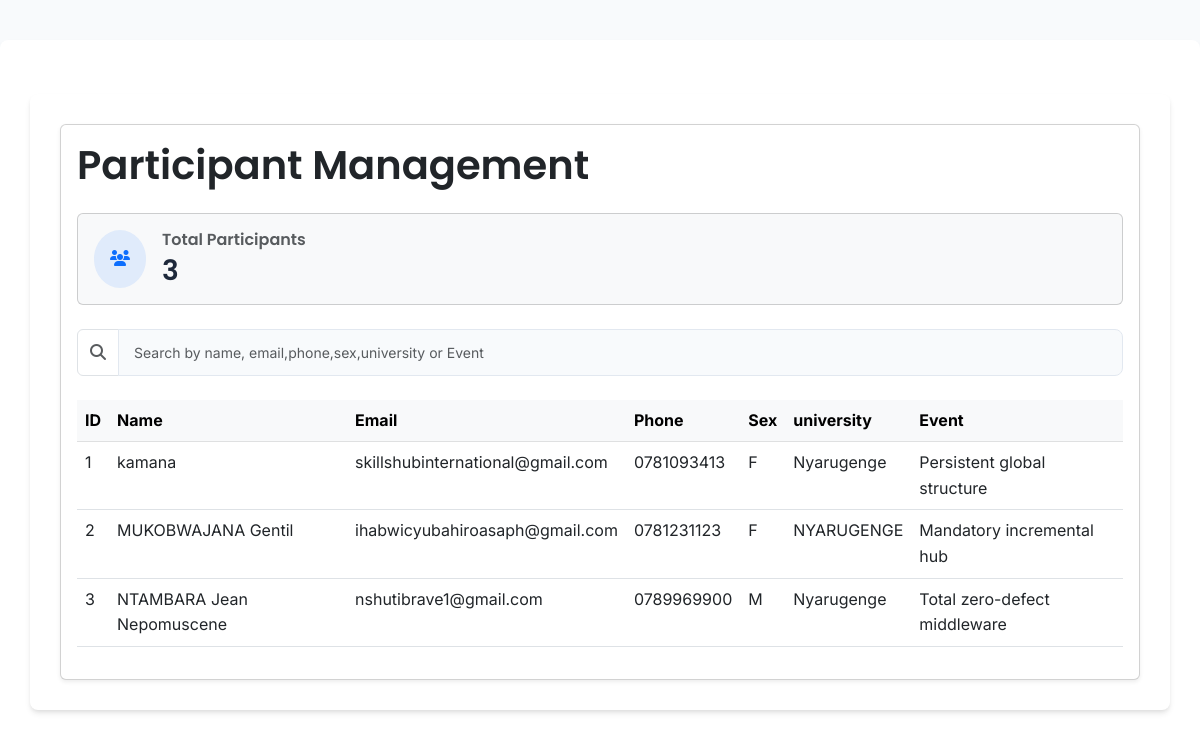
Page /participants/ on the committed database.
### event_app/models.py (models this page shows, shortened)
class Participant_management(models.Model):
    UNIVERSITY_CHOICES = [
        ('University of Rwanda', 'University of Rwanda'),
        ('Kigali Independent University (ULK)', 'Kigali Independent University (ULK)'),
        ('Adventist University of Central Africa (AUCA)', 'Adventist University of Central Africa (AUCA)'),
        ('Kigali Health Institute', 'Kigali Health Institute'),
        ('INES Ruhengeri', 'INES Ruhengeri'),
        ('Other', 'Other'),
    ]
    user = models.OneToOneField(User, on_delete=models.CASCADE, null=True, blank=True)
    name = models.CharField(max_length=150)
    email = models.EmailField()
    phone_number = models.CharField(max_length=20)
    sex = models.CharField(max_length=1)
    university = models.CharField(
        max_length=100,
        choices=UNIVERSITY_CHOICES,
        default='University of Rwanda',
        verbose_name="University"
    )
    Event = models.ForeignKey('Event_management', on_delete=models.CASCADE)

class Event_management(models.Model):
    CAMPUS_CHOICES = [
        ('Nyarugenge Campus', 'Nyarugenge Campus: College of Science and Technology (CST)'),
        ('Gikondo Campus', 'Gikondo Campus: College of Business and Economics (CBE)'),
        ('Remera Campus', 'Remera Campus: College of Medicine and Health Sciences (CMHS)'),
        ('Huye Campus', 'Huye Campus'),
        ('Busogo Campus', 'Busogo Campus: College of Agriculture, Animal Sciences and Veterinary Medicine (CAVM)'),
        ('Nyagatare Campus', 'Nyagatare Campus'),
        ('Rukara Campus', 'Rukara Campus: College of Education (CE)'),
        ('Rusizi Campus', 'Rusizi Campus'),
        ('Rwamagana Campus', 'Rwamagana Campus'),
        ('Rubirizi Campus', 'Rubirizi Campus'),
        ('Nyamishaba Campus', 'Nyamishaba Campus'),
        ('Kicukiro Campus', 'Kicukiro Campus'),
        ('Kavumu Campus', 'Kavumu Campus'),
        ('Tumba Campus', 'Tumba Campus'),
    ]
    title = models.CharField(max_length=100)
    description = models.TextField()
    start_date = models.DateField()
    end_date = models.DateField()
    location = models.CharField(
        max_length=100,
        choices=CAMPUS_CHOICES,
        default='Nyarugenge Campus',
        verbose_name="Event Location (Campus)"
    )
    category = models.ForeignKey(Category, on_delete=models.CASCADE)
    is_free = models.BooleanField(default=True)
    price = models.DecimalField(max_digits=8, decimal_places=2, default=0.00)
    image = models.ImageField(upload_to='events/', blank=True, null=True)
    available_tickets = models.PositiveIntegerField(default=0)
    def __str__(self):
        return self.title

### event_app/views.py (the view)
# urls.py: path('participants/', views.participant_list, name='participant_list'),
def participant_list(request):
    participants = Participant_management.objects.all()
    context = {
        'participants': participants,
        'total_count': participants.count()
    }
    return render(request, 'participant_list.html', context)

### event_app/templates/participant_list.html (shortened to what this page needs)
{% extends 'base.html' %}
{% load static %}
{% block content %}
<div class="container mt-4">
    <div class="card shadow-sm">
        <div class="card-body">
            <div class="d-flex justify-content-between align-items-center mb-4">
                <h1 class="card-title mb-0">Participant Management</h1>
            </div>
            <div class="card bg-light mb-4">
                <div class="card-body">
                    <div class="d-flex align-items-center">
                        <div class="rounded-circle bg-primary bg-opacity-10 p-3 me-3">
                            <i class="fas fa-users text-primary"></i>
                        </div>
                        <div>
                            <h6 class="text-muted mb-1">Total Participants</h6>
                            <h3 class="mb-0">{{ total_count }}</h3>
                        </div>
                    </div>
                </div>
            </div>
            <div class="mb-4">
                <div class="input-group">
                    <span class="input-group-text bg-white">
                        <i class="fas fa-search text-muted"></i>
                    </span>
                    <input type="text" id="participantSearch" class="form-control" placeholder="Search by name, email,phone,sex,university or Event">
                </div>
            </div>
            <div class="table-responsive">
                <table class="table table-hover" id="participantTable">
                    <thead class="table-light">
                        <tr>
                            <th>ID</th>
                            <th>Name</th>
                            <th>Email</th>
                            <th>Phone</th>
                            <th>Sex</th>
                            <th>university</th>
                            <th>Event</th>
                        </tr>
                    </thead>
                    <tbody>
                        {% for participant in participants %}
                        <tr>
                            <td>{{ participant.id }}</td>
                            <td>{{ participant.name }}</td>
                            <td>{{ participant.email }}</td>
                            <td>{{ participant.phone_number }}</td>
                            <td>{{ participant.sex }}</td>
                            <td>{{ participant.university }}</td>
                            <td>{{ participant.Event }}</td>
                        </tr>
                        {% endfor %}
                    </tbody>
                </table>
            </div>
        </div>
    </div>
</div>
{% endblock %}

### event_app/templates/base.html (style rules this page uses)
:root { --primary: #4f46e5; --primary-dark: #4338ca; --secondary: #f97316; --dark: #1e293b; --light: #f8fafc; --gray: #64748b; --gray-light: #e2e8f0; --success: #10b981; --error: #ef4444; --warning: #f59e0b; --info: #3b82f6; --border-radius: 8px; --transition: all 0.3s ease; }
* { margin: 0; padding: 0; box-sizing: border-box; font-family: 'Inter', sans-serif; }
body { background-color: var(--light); color: var(--dark); line-height: 1.6; }
.container { max-width: 1200px; margin: 40px auto; padding: 30px; background-color: #fff; border-radius: var(--border-radius); box-shadow: 0 4px 6px -1px rgba(0, 0, 0, 0.1), 0 2px 4px -1px rgba(0, 0, 0, 0.06); }
input[type="text"], input[type="email"], input[type="password"], input[type="number"], textarea, select { width: 100%; padding: 12px 15px; border: 1px solid var(--gray-light); border-radius: var(--border-radius); font-size: 14px; transition: var(--transition); background-color: var(--light); }
h1, h2, h3, h4, h5, h6 { font-family: 'Poppins', sans-serif; font-weight: 600; color: var(--dark); }

### rows in the picture
Participant_management: id "1", name "kamana", email "skillshubinternational@gmail.com", phone_number "0781093413", sex "F", university "Nyarugenge", Event "Persistent global structure"
Participant_management: id "2", name "MUKOBWAJANA Gentil", email "ihabwicyubahiroasaph@gmail.com", phone_number "0781231123", sex "F", university "NYARUGENGE", Event "Mandatory incremental hub"
Participant_management: id "3", name "NTAMBARA Jean Nepomuscene", email "nshutibrave1@gmail.com", phone_number "0789969900", sex "M", university "Nyarugenge", Event "Total zero-defect middleware"

### other values in the picture
{{ total_count }} "3"
